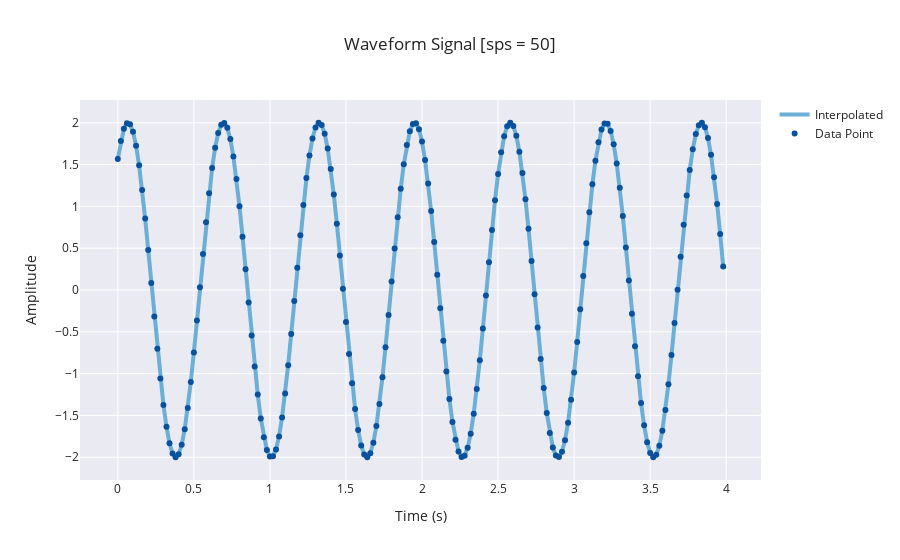

Source (notebook cell):
### Markdown cell above
# <big>(1) Discrete Signals</big>
## Digital Signal Creation
<br>
<big>To start, let us create as simple (digital) sine wave signal.</big>
<br>
<big>Sine wave equation:
<br><br>
*&emsp;&emsp;&emsp;&emsp;&emsp;&emsp;&emsp;&emsp;&emsp;&emsp;&emsp;f ( t ) = A sin( ω t + ρ )*
<br><br>
*t* = time (s) <br>*A* = Amplitude <br>*ω* = frequency (Hz) <br>*ρ* = phase shift</big>

<br><big>Below is some code to calculate the sine wave for 0s ≤ *t* < 4s (sampled at 50 Hz) with an amplitude of **2**, frequency of **10** Hz, and phase shift of **0.9**.</big>

### Code cell
# Given
sps1 = 50                     # Samples per second (sample rate).
t1 = np.arange(0, 4, 1/sps1)  # Create an time array from 0-10 for given sample rate.
A1 = 2                        # Amplitude 
omega1 = 10                   # Frequency
rho1 = 0.9                    # Phase Shift


y1 = A1 * np.sin(omega1 * t1 + rho1) # Calculate sine function

# Plot
fig_1 = dsp.discrete_plot(t1, y1)
fig_1.update_layout(title='Waveform Signal [sps = '+str(sps1)+']', # Format plot layout
                     yaxis_zeroline=False, xaxis_zeroline=False)

### Figure 1 — Plotly figure (JSON) as saved in the notebook; plotly's stock layout.template omitted (floating-point values rounded to 4 significant figures; data arrays with more than 128 entries replaced by an {"elided": "..."} marker saying what was removed)
{"data": [{"line": {"color": "#6baed6", "width": 4}, "mode": "lines", "name": "Interpolated", "type": "scatter", "x": {"elided": "200 float values"}, "y": {"elided": "200 float values"}}, {"marker": {"color": "#08519c", "size": 6}, "mode": "markers", "name": "Data Point", "type": "scatter", "x": {"elided": "200 float values"}, "y": {"elided": "200 float values"}}], "layout": {"title": {"text": "Waveform Signal [sps = 50]"}, "xaxis": {"title": {"text": "Time (s)"}, "zeroline": false}, "yaxis": {"title": {"text": "Amplitude"}, "zeroline": false}}}
